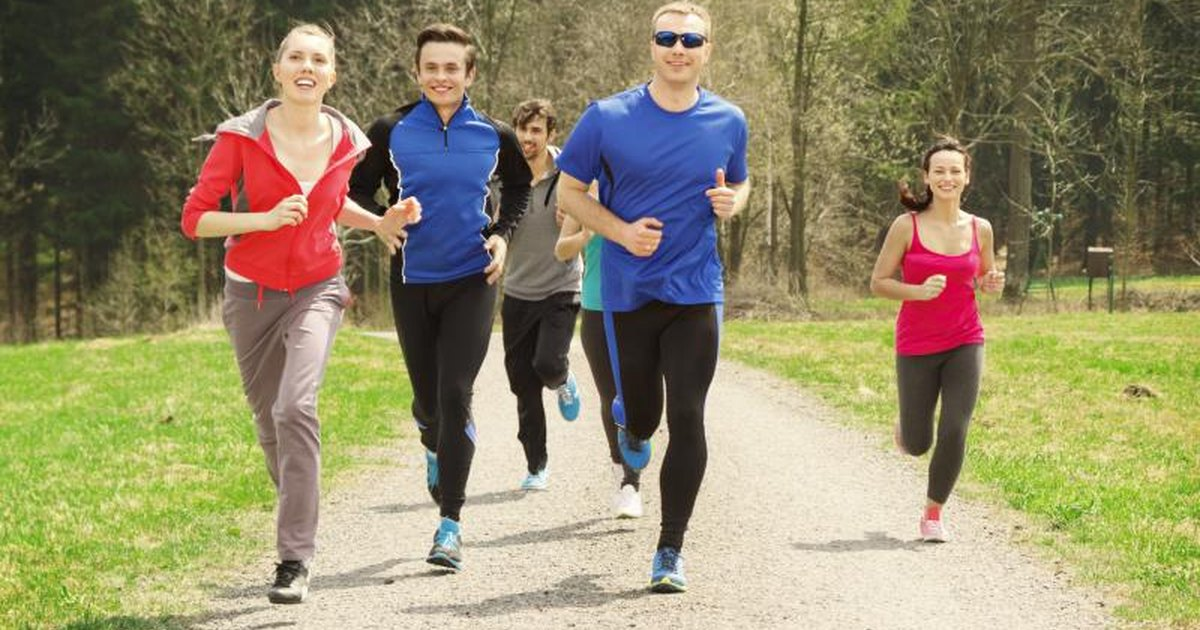
#> input picture Photos/persons.jpg, 1200 x 630 px
$ python Facedetectionhaarcascades.py
#> lines starting #> are read from the running program, lines starting #| are printed output that depends on the picture; after the words box and inside, x2 and y2 are one past the last pixel; in counts of white or black regions, pixels touching at a corner belong together
import cv2 as cv

img = cv.imread('Photos/persons.jpg')
#> img is the input picture: shape (630, 1200, 3); mean B, G, R 106, 139.2, 146.5
cv.imshow("persons",img)

gray = cv.cvtColor(img, cv.COLOR_BGR2GRAY)
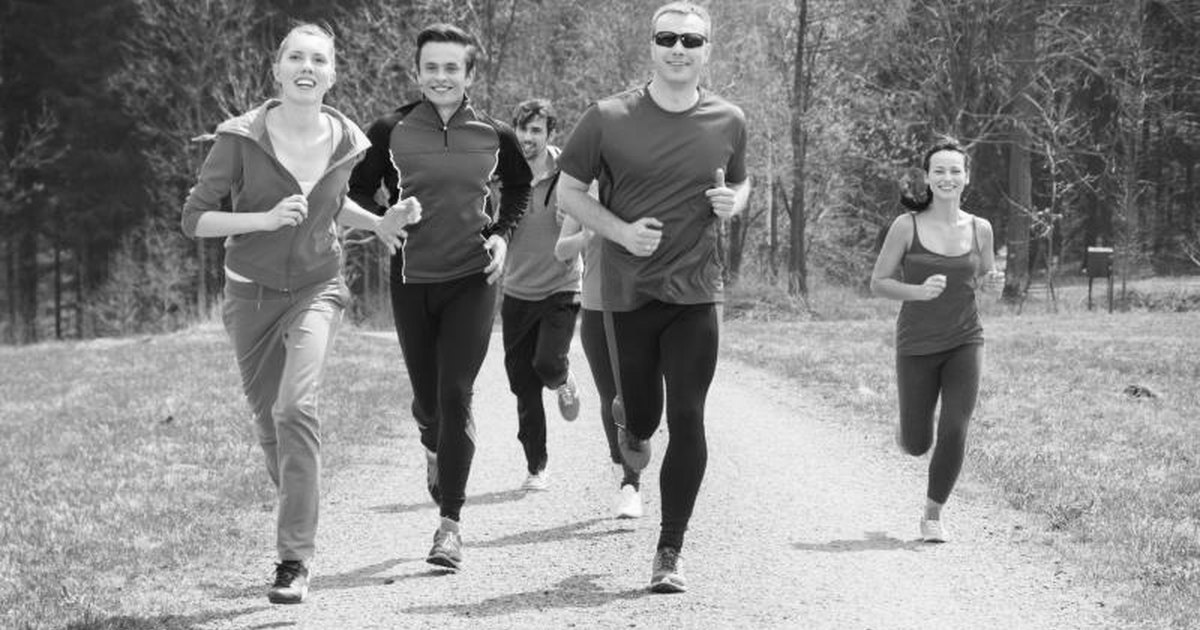
#> gray: shape (630, 1200); min 1, max 254, mean 137.6
cv.imshow("Grayed shade", gray)

# Face detection

haar_cascade = cv.CascadeClassifier('haarcascade.xml')
faces_rect = haar_cascade.detectMultiScale(gray, scaleFactor=1.1, minNeighbors=20)
#> faces_rect = [[922, 150, 52, 52], [270, 29, 73, 73], [411, 44, 62, 62], [640, 12, 77, 77]]

print(f'Number of faces found= {len(faces_rect)}')
#| Number of faces found= 4

for (x,y,w,h) in faces_rect:
    cv.rectangle(img, (x,y),(x+w,y+h),(0,255,0), thickness=2)
#> this loop made 4 passes
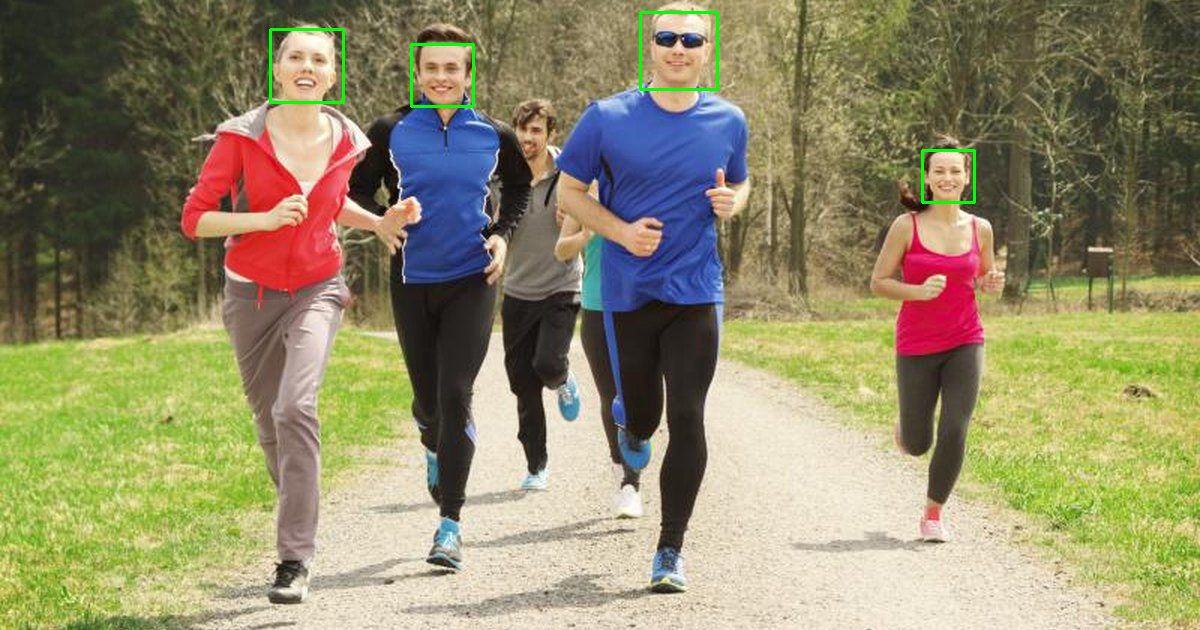
#> img: shape (630, 1200, 3); 0.42% of pixels changed, all inside (x1, y1, x2, y2) = (269, 11, 976, 204)


cv.imshow ("Detected Faces", img)


cv.waitKey(0)

$ run again, with Photos/BG.jpg copied over Photos/persons.jpg
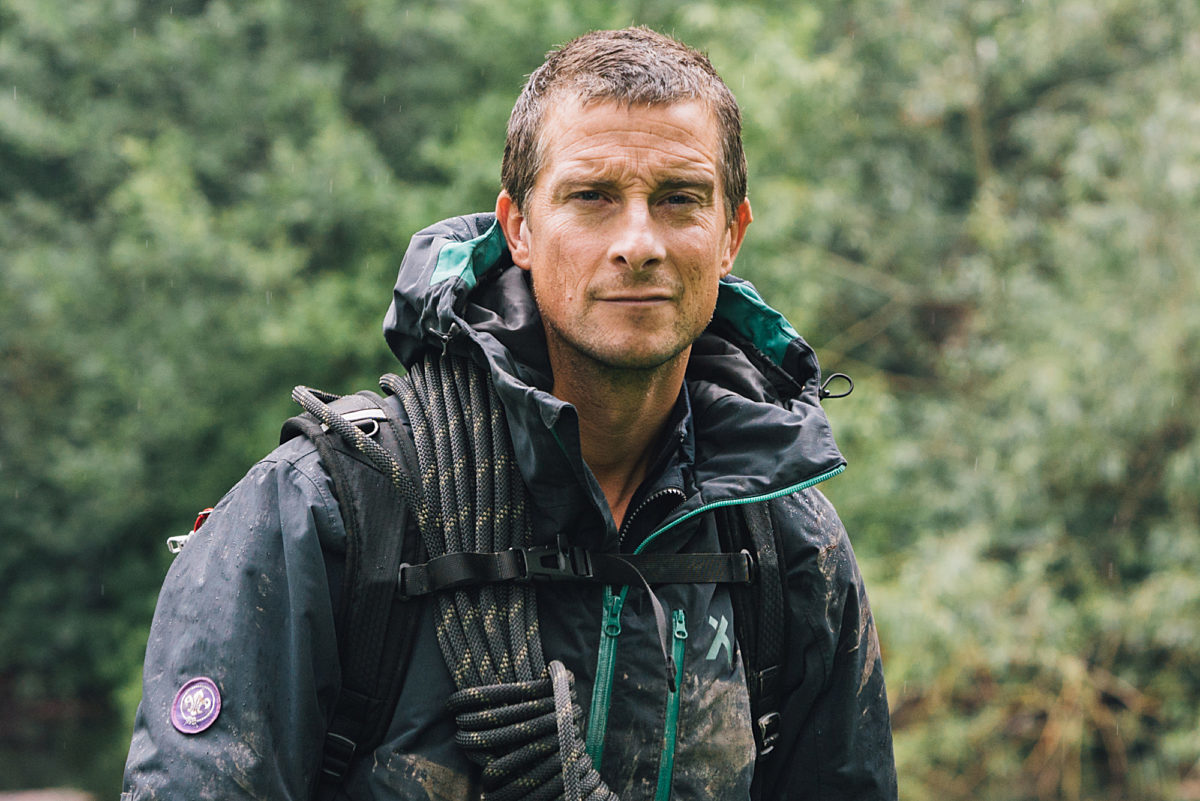
#> input picture Photos/BG.jpg, 1200 x 801 px
#> img is the input picture: shape (801, 1200, 3); mean B, G, R 88.9, 107.3, 98.9
#> `gray = cv.cvtColor(img, cv.COLOR_BGR2GRAY)`:
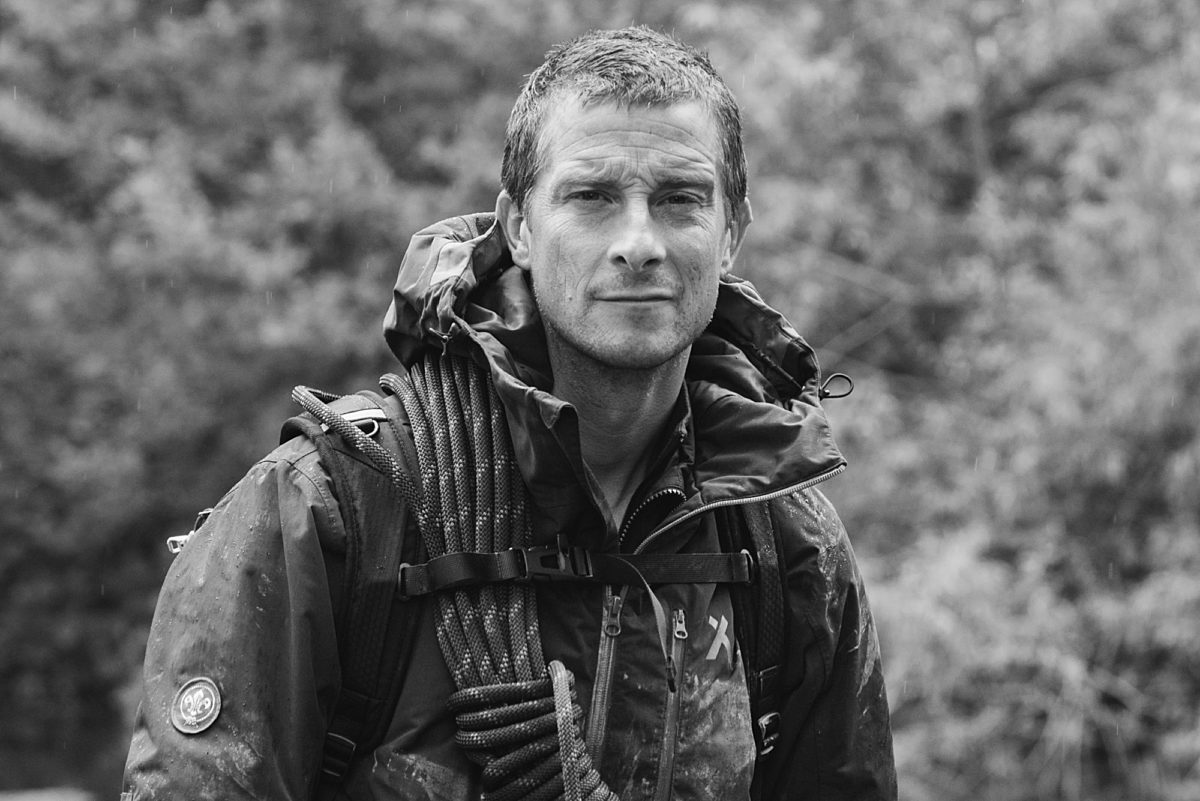
#> gray: shape (801, 1200); min 0, max 255, mean 102.7
#> faces_rect = [[508, 102, 252, 252]]
#| Number of faces found= 1
#> the loop `for (x,y,w,h) in faces_rect:` made 1 pass
#> after the loop `for (x,y,w,h) in faces_rect:`:
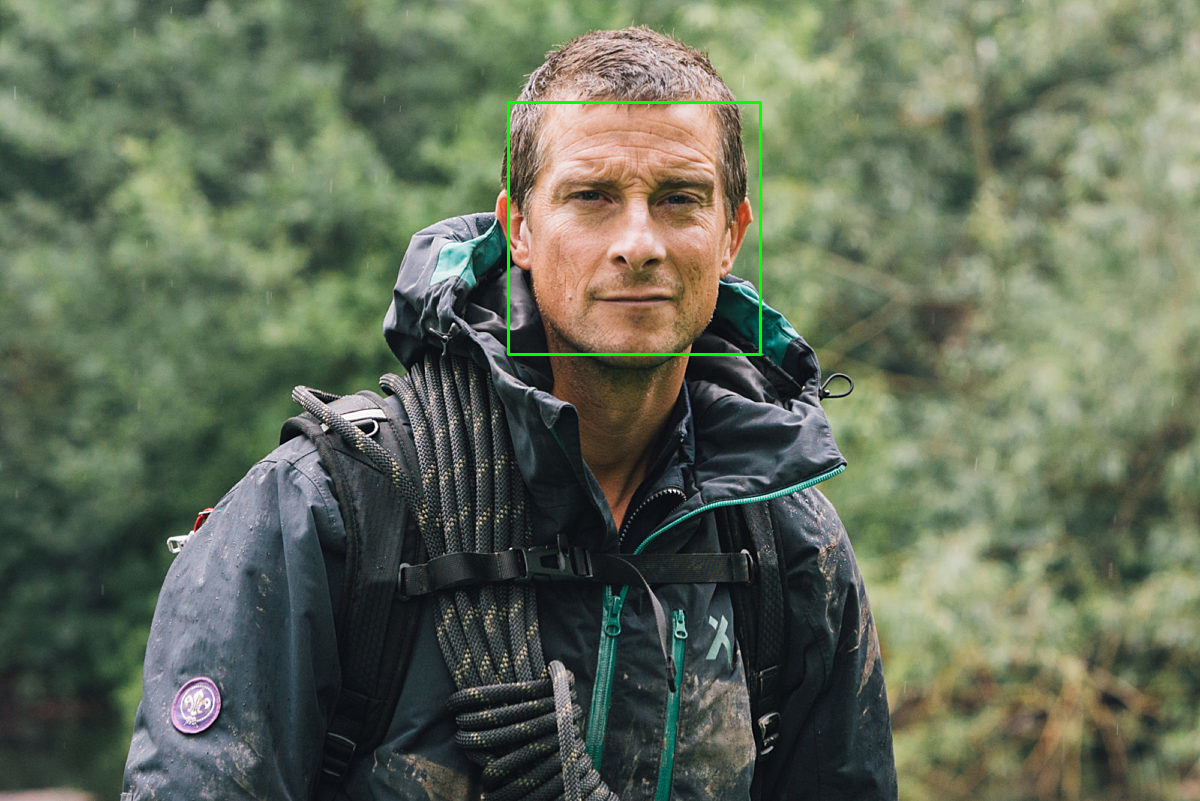
#> img: shape (801, 1200, 3); 0.31% of pixels changed, all inside (x1, y1, x2, y2) = (507, 101, 762, 356)

$ run again, with Photos/Butterfly.jpg copied over Photos/persons.jpg
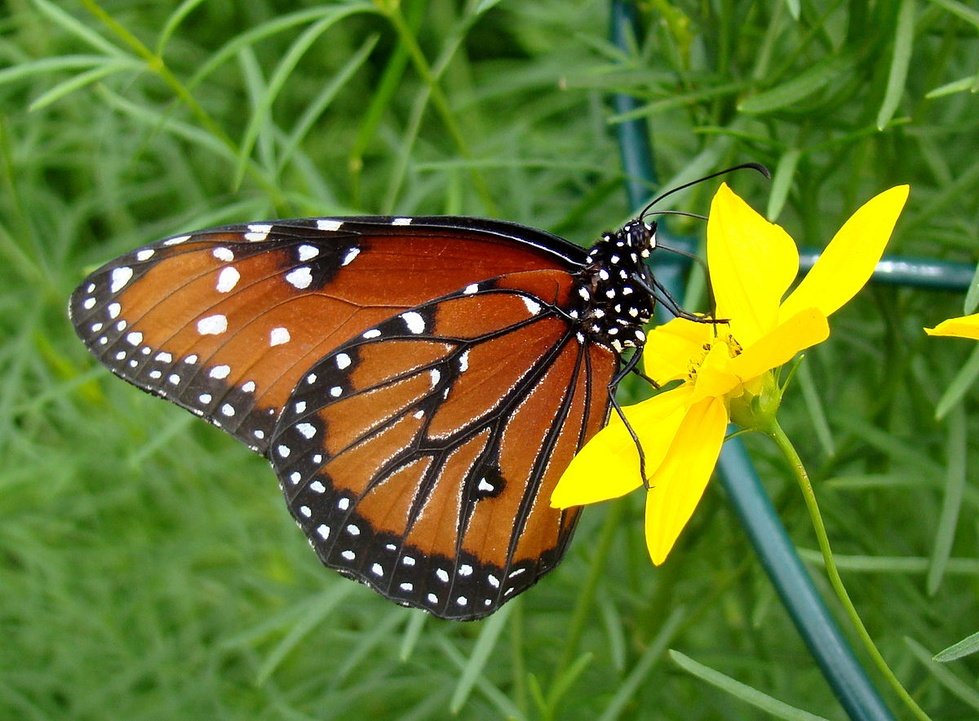
#> input picture Photos/Butterfly.jpg, 979 x 721 px, shrunk from 1200 x 884 before the run
#> img is the input picture: shape (721, 979, 3); mean B, G, R 43.5, 119.4, 98.4
#> `gray = cv.cvtColor(img, cv.COLOR_BGR2GRAY)`:
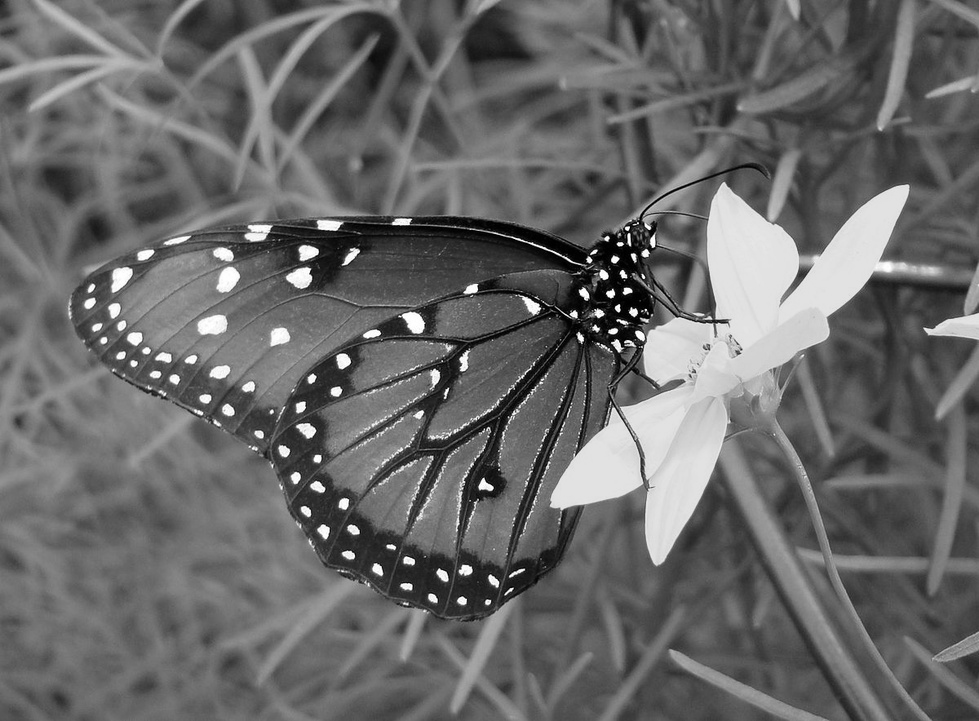
#> gray: shape (721, 979); min 0, max 255, mean 104.5
#> faces_rect = ()
#| Number of faces found= 0

$ run again, with Photos/beargrylls.jpg copied over Photos/persons.jpg
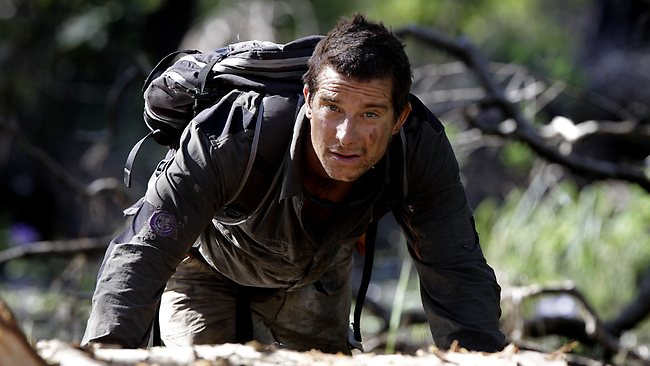
#> input picture Photos/beargrylls.jpg, 650 x 366 px
#> img is the input picture: shape (366, 650, 3); mean B, G, R 67.2, 72, 72.9
#> `gray = cv.cvtColor(img, cv.COLOR_BGR2GRAY)`:
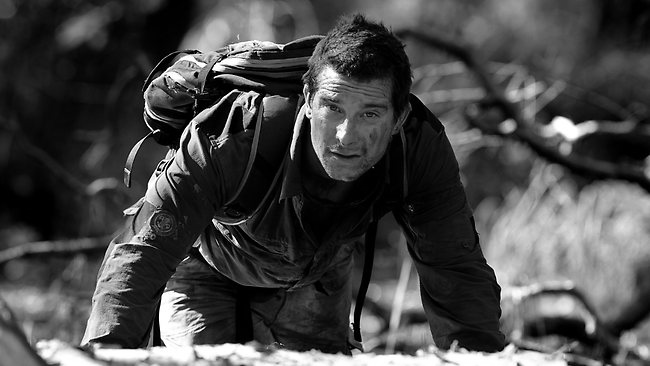
#> gray: shape (366, 650); min 0, max 255, mean 71.7
#> faces_rect = ()
#| Number of faces found= 0
